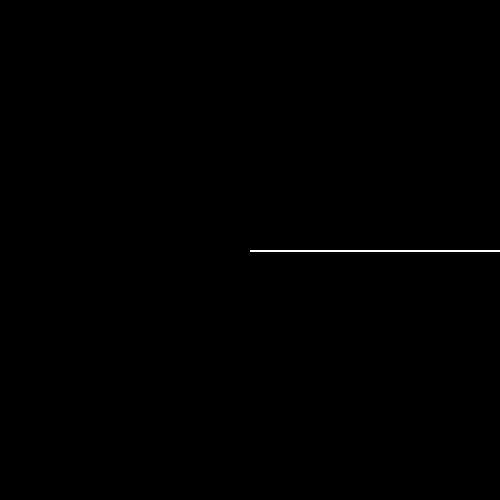
Frame 1 (no input)
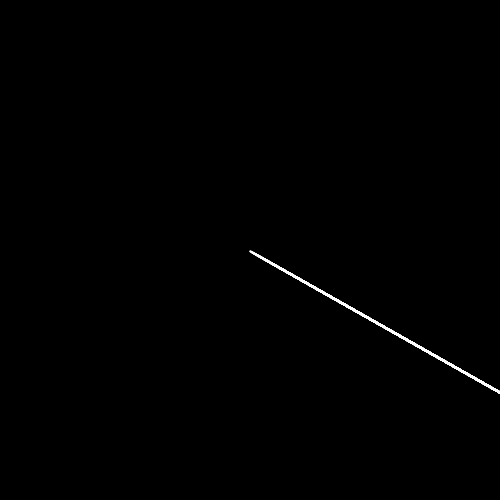
Frame 60 (the mouse pressed at the canvas centre just before this capture)
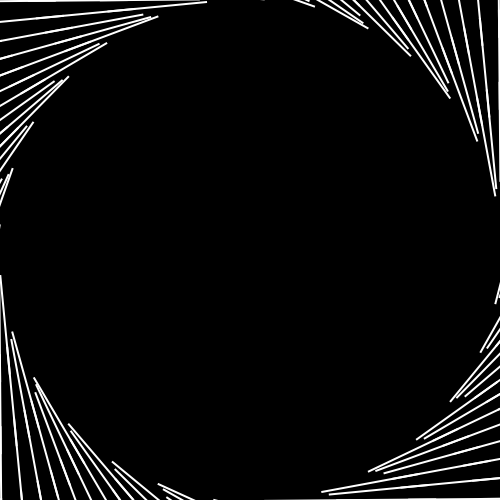
Frame 120 (the mouse held since frame 60 and released just before this capture)

The Processing sketch that drew these frames (run headless with seeded random() and noise(); from frame 60 on, the mouse is pressed at the canvas centre):

// Processing sketch: sketch_180319_spirale
// ── sketch_180319_spirale.pde
float angle=0; 

void setup()
{
  size(500,500);
}

void draw()
{
  background(0);
  translate(width/2, height/2);
  rotate( radians(angle) );
  noStroke();
  for (float x=0 ; x<=1000; x=x+1)
  {
    fill(255,255);
    rect(x,mouseY,100,2);
    rotate( radians(mouseX/10.0) );
  }
 
  angle = angle+0.5;
}
